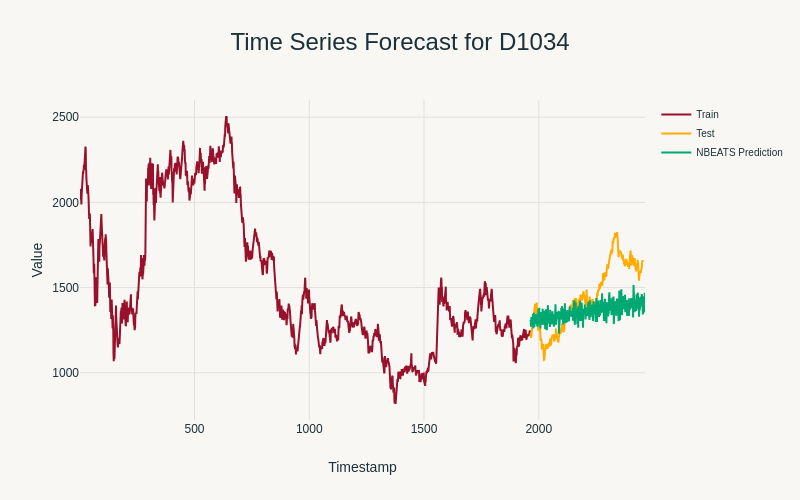

This figure's notebook cell:
### Code cell
# Import necessary libraries
import plotly.graph_objects as go

# Select a single time series (e.g., the sixth one)
# Define Databricks colors
databricks_colors = ['#98102A', '#FFAB00', '#00A972', '#2272B4', '#303F47']
unique_id = Y_train_df['unique_id'].unique()[40]

# Filter data for the selected time series
train_data = Y_train_df[Y_train_df['unique_id'] == unique_id]
test_data = Y_test_df[Y_test_df['unique_id'] == unique_id]
pred_data = Y_hat_df[Y_hat_df['unique_id'] == unique_id]

# Create the plot
fig = go.Figure(layout=go.Layout(template="databricks"))

# Add actual data trace
fig.add_trace(go.Scatter(x=train_data['ds'], y=train_data['y'],
                         mode='lines', name='Train'))
fig.add_trace(go.Scatter(x=test_data['ds'], y=test_data['y'],
                         mode='lines', name='Test'))

# Add NBEATS prediction trace
fig.add_trace(go.Scatter(x=pred_data['ds'], y=pred_data['NBEATS'],
                         mode='lines', name='NBEATS Prediction'))

# Update layout
fig.update_layout(title=f'Time Series Forecast for {unique_id}',
                  xaxis_title='Timestamp',
                  yaxis_title='Value',
                  legend=dict(font=dict(size=10)),
                  height=500,
                  width=800)

# Show the plot
fig.show()

### Figure 1 — Plotly figure (JSON) as saved in the notebook; plotly's stock layout.template omitted (floating-point values rounded to 4 significant figures; data arrays with more than 128 entries replaced by an {"elided": "..."} marker saying what was removed)
{"data": [{"mode": "lines", "name": "Train", "type": "scatter", "x": {"elided": "1963 int values"}, "y": {"elided": "1963 float values"}}, {"mode": "lines", "name": "Test", "type": "scatter", "x": {"elided": "491 int values"}, "y": {"elided": "491 float values"}}, {"mode": "lines", "name": "NBEATS Prediction", "type": "scatter", "x": {"elided": "500 int values"}, "y": {"elided": "500 float values"}}], "layout": {"height": 500, "legend": {"font": {"size": 10}}, "title": {"text": "Time Series Forecast for D1034"}, "width": 800, "xaxis": {"title": {"text": "Timestamp"}}, "yaxis": {"title": {"text": "Value"}}}}
